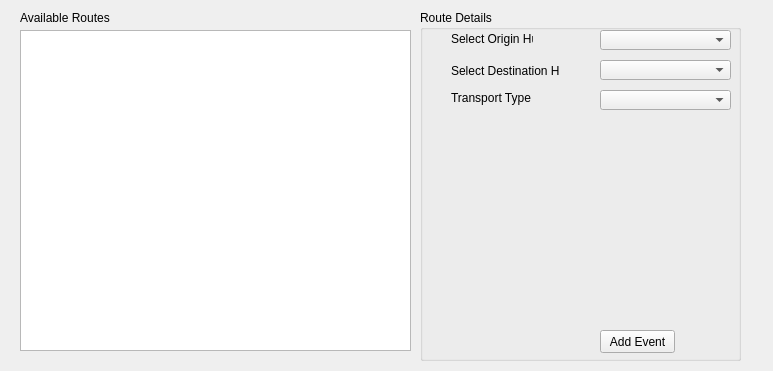
<?xml version="1.0" encoding="UTF-8"?>
<ui version="4.0">
 <class>TransportDiscontinued</class>
 <widget class="QWidget" name="TransportDiscontinued">
  <property name="geometry">
   <rect>
    <x>0</x>
    <y>0</y>
    <width>773</width>
    <height>371</height>
   </rect>
  </property>
  <property name="windowTitle">
   <string>Routes</string>
  </property>
  <widget class="QListView" name="lv_availableRoutes">
   <property name="geometry">
    <rect>
     <x>20</x>
     <y>30</y>
     <width>391</width>
     <height>321</height>
    </rect>
   </property>
  </widget>
  <widget class="QLabel" name="label">
   <property name="geometry">
    <rect>
     <x>20</x>
     <y>10</y>
     <width>91</width>
     <height>16</height>
    </rect>
   </property>
   <property name="text">
    <string>Available Routes</string>
   </property>
  </widget>
  <widget class="QGroupBox" name="groupBox">
   <property name="geometry">
    <rect>
     <x>420</x>
     <y>10</y>
     <width>321</width>
     <height>351</height>
    </rect>
   </property>
   <property name="title">
    <string>Route Details</string>
   </property>
   <widget class="QComboBox" name="cb_Origin">
    <property name="geometry">
     <rect>
      <x>180</x>
      <y>20</y>
      <width>131</width>
      <height>20</height>
     </rect>
    </property>
   </widget>
   <widget class="QLabel" name="label_2">
    <property name="geometry">
     <rect>
      <x>31</x>
      <y>21</y>
      <width>82</width>
      <height>16</height>
     </rect>
    </property>
    <property name="text">
     <string>Select Origin Hub</string>
    </property>
   </widget>
   <widget class="QComboBox" name="cb_Destination">
    <property name="geometry">
     <rect>
      <x>180</x>
      <y>50</y>
      <width>131</width>
      <height>20</height>
     </rect>
    </property>
   </widget>
   <widget class="QLabel" name="label_3">
    <property name="geometry">
     <rect>
      <x>31</x>
      <y>53</y>
      <width>108</width>
      <height>16</height>
     </rect>
    </property>
    <property name="text">
     <string>Select Destination Hub</string>
    </property>
   </widget>
   <widget class="QLabel" name="label_5">
    <property name="geometry">
     <rect>
      <x>31</x>
      <y>80</y>
      <width>81</width>
      <height>16</height>
     </rect>
    </property>
    <property name="text">
     <string>Transport Type</string>
    </property>
   </widget>
   <widget class="QComboBox" name="cb_TransportType">
    <property name="geometry">
     <rect>
      <x>180</x>
      <y>80</y>
      <width>131</width>
      <height>20</height>
     </rect>
    </property>
   </widget>
   <widget class="QPushButton" name="bt_AddEvent">
    <property name="geometry">
     <rect>
      <x>180</x>
      <y>320</y>
      <width>75</width>
      <height>23</height>
     </rect>
    </property>
    <property name="text">
     <string>Add Event</string>
    </property>
   </widget>
   <widget class="QLabel" name="errorLabel">
    <property name="geometry">
     <rect>
      <x>30</x>
      <y>290</y>
      <width>281</width>
      <height>20</height>
     </rect>
    </property>
    <property name="text">
     <string/>
    </property>
   </widget>
  </widget>
 </widget>
 <resources/>
 <connections/>
</ui>
